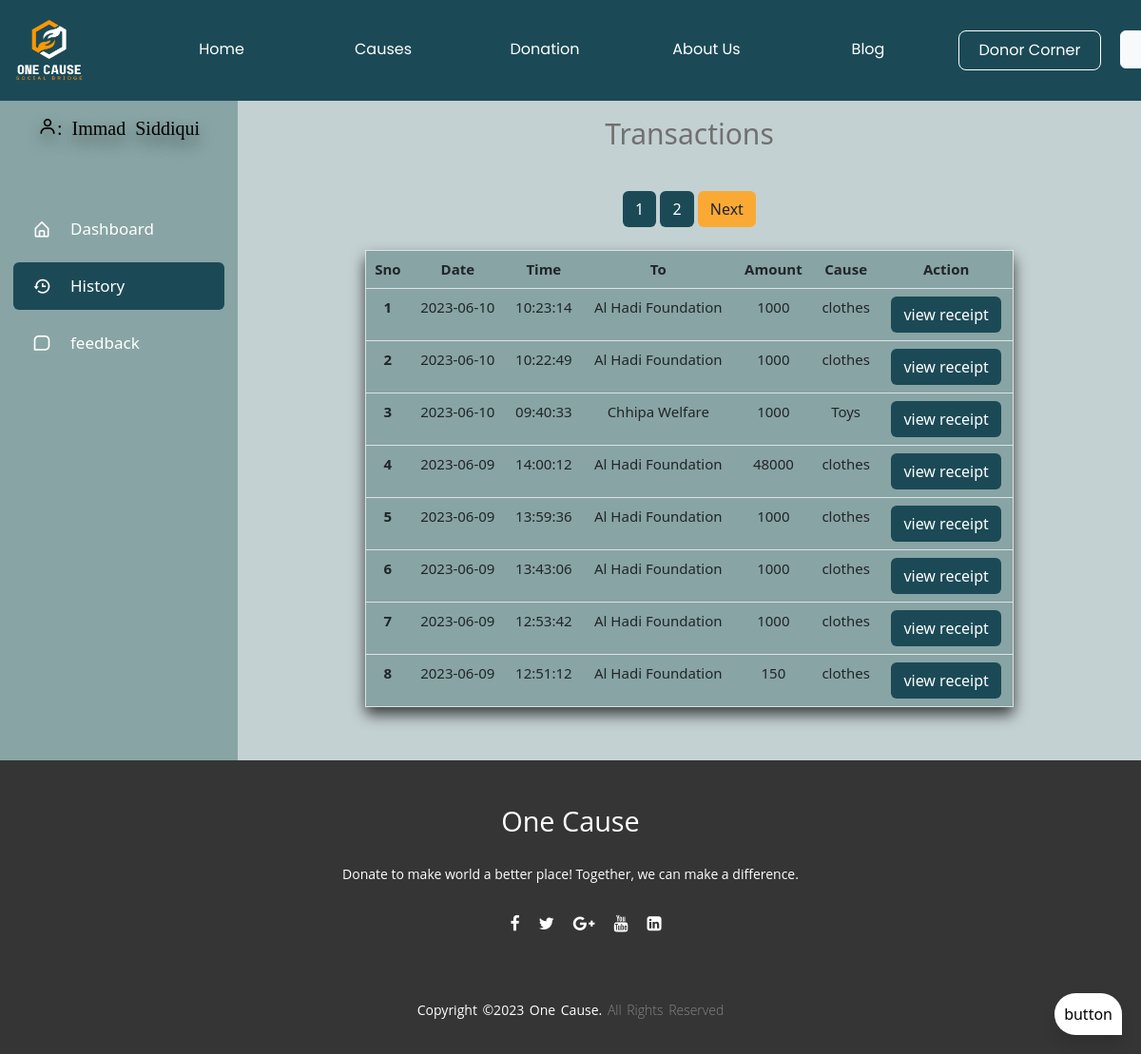
The page /history.php (signed in) on the database its author committed.
### tables this page shows
CREATE TABLE `usertable` (
  `id` int(11) NOT NULL,
  `name` varchar(255) NOT NULL,
  `email` varchar(255) NOT NULL,
  `password` varchar(255) NOT NULL,
  `code` mediumint(50) NOT NULL,
  `status` text NOT NULL
);

CREATE TABLE `transaction` (
  `t_id` int(11) NOT NULL,
  `t_date` timestamp NOT NULL DEFAULT current_timestamp(),
  `t_amount` int(255) NOT NULL,
  `id` int(11) NOT NULL,
  `d_id` int(11) NOT NULL
);

CREATE TABLE `ngotable` (
  `id` int(11) NOT NULL,
  `name` varchar(255) NOT NULL,
  `email` varchar(255) NOT NULL,
  `password` varchar(255) NOT NULL,
  `code` mediumint(50) NOT NULL,
  `status` text NOT NULL,
  `bio` text NOT NULL,
  `image` varchar(255) NOT NULL,
  `web` varchar(255) NOT NULL,
  `fb` varchar(255) NOT NULL,
  `ig` varchar(255) NOT NULL,
  `num` varchar(255) NOT NULL,
  `mail` varchar(255) NOT NULL
);

CREATE TABLE `donation` (
  `d_id` int(11) NOT NULL,
  `d_date` date NOT NULL DEFAULT current_timestamp(),
  `d_deadline` varchar(255) NOT NULL,
  `d_title` varchar(255) NOT NULL,
  `d_desc` text NOT NULL,
  `d_goal` int(255) NOT NULL,
  `d_raised` int(255) NOT NULL,
  `d_img` text NOT NULL,
  `d_status` varchar(255) NOT NULL,
  `id` int(255) NOT NULL
);

### history.php (the view, shortened to what this page needs)
<?php
include('header.php');
include('slidebar.php');
if(isset($_SESSION['is_Login'])){
    $email = $_SESSION['email'];}
?>
<section class="home">
<p class="historyp text p-2 text-center"> Transactions</p>
<div class="blog_con">
<?php
$num_per_page=8;
if(isset($_GET["page"]))
{
    $page=$_GET["page"];
}
else
{
    $page=1;
}
$start_from=($page-1)*8;
$sql ="SELECT * FROM transaction WHERE id=(SELECT id FROM usertable where email='".$email."')";
$pr_result = mysqli_query($con,$sql);
$total_record = mysqli_num_rows($pr_result );
$total_page = ceil($total_record/$num_per_page);
?>
<div class="pag text-center">
<?php
for($i=1;$i<$total_page;$i++)
{
    echo "<a href='history.php?page=".$i."' class='btn b_page' style='background-color:#1B4A56; color:white;'>$i</a> ";
}
if($i>$page)
{
    echo "<a href='history.php?page=".$total_page."' class='btn b_page' style='background-color:#1B4A56; color:white;' >$total_page</a> ";
    echo "<a href='history.php?page=".($page+1)."' class='btn' style='background-color:#faaa34;'>Next</a> ";
}
?>
 </div><br>
<?php
$sql = "SELECT t.*, DATE(t.t_date) AS transaction_date, TIME(t.t_date) AS transaction_time, u.name as dname, n.name, n.num, d.d_title
        FROM transaction t
        JOIN usertable u ON t.id = u.id
        JOIN donation d ON t.d_id = d.d_id
        JOIN ngotable n ON d.id = n.id
        WHERE t.id = (SELECT id FROM usertable WHERE email = '".$email."')
        ORDER BY t.t_date DESC limit $start_from,$num_per_page";
$sno = ($page - 1) * $num_per_page + 1;
$result = $conn->query($sql);
if ($result->num_rows > 0) {
?>
<table class="table">
   <thead>
       <tr>
           <th scope='col'> Sno</th>
           <th scope='col'> Date</th>
           <th scope='col'> Time</th>
           <th scope='col'> To</th>
           <th scope='col'> Amount</th>
           <th scope='col'> Cause</th>
           <th scope='col'> Action</th>
       </tr>
   </thead>
   <tbody>
       <?php
       while ($row = $result->fetch_assoc()) {
           echo '<tr>';
           echo '<th scope="row">' . $sno++ . '</th>';
           echo '<td>' . $row['transaction_date'] . '</td>';
           echo '<td>' . $row['transaction_time'] . '</td>';
           echo '<td>' . $row['name'] . '</td>';
           echo '<td>' . $row['t_amount'] . '</td>';
           echo '<td>' . $row['d_title'] . '</td>';
           echo '<td><form action="invoice.php" method="POST" class="d-inline" >
           <input type="hidden" name="id" value='.$row["t_id"].'>
           <input type="hidden" name="date" value='.$row['transaction_date'].'>
           <input type="hidden" name="time" value='.$row['transaction_time'].'>
           <input type="hidden" name="to" value="'.$row['name'].'">
           <input type="hidden" name="amount" value='.$row['t_amount'].'>
           <input type="hidden" name="cause" value='. $row['d_title'] .'>
           <input type="hidden" name="number" value='. $row['num'] .'>
           <button
               type="submit"
               class="btn mr-3"
               name="view"
               value="view"
               style="background-color:#1B4A56; color:white;"
               >view receipt
               </button>
           </form></td>';
           echo '</tr>';
       }
       ?>
   </tbody>
</table>
<?php
} else {
    echo '<div class="text-center" style="margin-top:50px; font-size: 20px"><b>0 results</b></div>';
}
    ?>
</div>
</section>
<?php
include('bot.php');
include('footer.php');
?>

### slidebar.php (shortened to what this page needs)
<?php
$activePage = basename($_SERVER['PHP_SELF'], ".php");
if(isset($_SESSION['is_Login'])){
        $sql = "SELECT * FROM usertable WHERE email='" . $_SESSION['email'] . "'";
        $run_Sql = mysqli_query($con, $sql);
        if($run_Sql){
            $fetch_info = mysqli_fetch_assoc($run_Sql);
            $name= $fetch_info['name'];
    }
    }
    else{
        header('Location: login-user.php');
    }
?>
<div class="s_con">
<div class="sidebar">
    <div class="name" style="margin-top:10px">
    <p style="color:black; text-align:center; font-size:20px; text-shadow: 0px 8px 15px rgba(0, 0, 0, 0.5);"><i class="bx bx-user" style="color:black; text-align:center; font-size:20px; text-shadow: 0px 8px 15px rgba(0, 0, 0, 0.5);">: <?php echo $name;?></i><p>
    </div>
        <div class="menu-bar">
            <div class="menu">
                <ul class="menu-links">
                    <li class="nav-link <?= ($activePage == 'dashboard') ? 'active':''; ?>">
                        <a href="dashboard.php">
                            <i class='bx bx-home-alt icon' ></i>
                            <span class="text nav-text ">Dashboard</span>
                        </a>
                    </li>
                    <li class="nav-link <?= ($activePage == 'history') ? 'active':''; ?>">
                        <a href="history.php">
                        <i class="bx bx-history icon"></i>
                            <span class="text nav-text">History</span>
                        </a>
                    </li>
                    <li class="nav-link <?= ($activePage == 'feedback') ? 'active':''; ?>">
                        <a href="feedback.php">
                        <i class="bx bx-message-square icon"></i>
                            <span class="text nav-text">feedback</span>
                        </a>
                    </li>
                </ul>
            </div>
        </div>
</div>
</div>

### css/chat2.css (style rules this page uses)
* { box-sizing: border-box; margin: 0; padding: 0; }
* { --primaryGradient: linear-gradient(93.12deg, #1B4A56 0.52%, #C4D1D3 100%); --secondaryGradient: linear-gradient(268.91deg, #1B4A56 -2.14%, #C4D1D3 99.69%); --primaryBoxShadow: 0px 10px 15px #1B4A56(0, 0, 0, 0.1); --secondaryBoxShadow: 0px -10px 15px #1B4A56(0, 0, 0, 0.1); --light: 300; --regular: 400; --semiBold: 600; --extraLight: 300; --italic: 300; --primary: #1B4A56; }
body { font-family: 'Nunito', sans-serif; font-weight: 400; font-size: 100%; background: #F1F1F1; }

### css/styles22.css (style rules this page uses)
html { scroll-behavior: smooth; }
* { margin: 0; padding: 0; box-sizing: border-box; }
body { width: 100%; }
.sidebar { background-color: #88A4A4; margin-top: 100px; top: 0; left: 0; height: 700px; width: 250px; padding: 10px 14px; transition: all 0.3s ease; z-index: 100; margin-bottom: -70px; }
.sidebar li { height: 50px; list-style: none; display: flex; align-items: center; margin-top: 10px; }
.sidebar .image, .sidebar .icon { min-width: 60px; border-radius: 6px; }
.sidebar .icon { min-width: 60px; border-radius: 6px; height: 100%; display: flex; align-items: center; justify-content: center; font-size: 20px; }
.sidebar .text, .sidebar .icon { color: #ffffff; transition: all 0.3s ease; }
.sidebar .text { font-size: 17px; font-weight: 500; white-space: nowrap; opacity: 1; }
.sidebar .menu { margin-top: 40px; }
.sidebar li a { list-style: none; height: 100%; background-color: transparent; display: flex; align-items: center; height: 100%; width: 100%; border-radius: 6px; text-decoration: none; transition: all 0.3s ease; }
.sidebar .menu-bar { height: calc(100% - 55px); display: flex; flex-direction: column; justify-content: space-between; overflow-y: scroll; }
.menu-links { padding-left: 0; }
.home { position: absolute; top: 0; top: 0; left: 250px; height: 800px; width: calc(100% - 250px); background-color: #C4D1D3; transition: all 0.3s ease; padding: 20px; }
.home .text { font-size: 30px; font-weight: 500; color: #707070; padding: 12px 60px; }
.menu-links .active { background-color:#1B4A56; border-radius: 6px; }
:root { --panel-color: #FFF; --text-color: #000; --black-light-color: #707070; --border-color: #e6e5e5; --toggle-color: #DDD; --box1-color: #faaa34; --box2-color: #faaa34; --box3-color: #faaa34; --title-icon-color: #fff; --tran-05: all 0.5s ease; --tran-03: all 0.3s ease; --tran-03: all 0.2s ease; }
.org_con, .user_con, .blog_con { width: 75%; margin: auto; margin-top: 30px; }
.table { border-radius: 5px; border: 1px solid white; width: 80%; margin: auto; background-color: #88A4A4; text-align:center; font-size: 15px; box-shadow: 0px 8px 15px rgba(0, 0, 0, 0.7); }
.active { background-color:var(--body-color); border-radius: 6px; }
.home .historyp { margin-top: 90px; }

### css/swipe4.css (style rules this page uses)
.name { font-size: 18px; font-weight: 500; color: #333; }

### rows shown on the page
usertable: name "Immad Siddiqui"
transaction: transaction_date "2023-06-10", transaction_time "10:23:14", ngotable.name "Al Hadi Foundation", t_amount "1000", d.d_title "clothes"
transaction: transaction_date "2023-06-10", transaction_time "10:22:49", ngotable.name "Al Hadi Foundation", t_amount "1000", d.d_title "clothes"
transaction: transaction_date "2023-06-10", transaction_time "09:40:33", ngotable.name "Chhipa Welfare", t_amount "1000", d.d_title "Toys"
transaction: transaction_date "2023-06-09", transaction_time "14:00:12", ngotable.name "Al Hadi Foundation", t_amount "48000", d.d_title "clothes"
transaction: transaction_date "2023-06-09", transaction_time "13:59:36", ngotable.name "Al Hadi Foundation", t_amount "1000", d.d_title "clothes"
transaction: transaction_date "2023-06-09", transaction_time "13:43:06", ngotable.name "Al Hadi Foundation", t_amount "1000", d.d_title "clothes"
transaction: transaction_date "2023-06-09", transaction_time "12:53:42", ngotable.name "Al Hadi Foundation", t_amount "1000", d.d_title "clothes"
transaction: transaction_date "2023-06-09", transaction_time "12:51:12", ngotable.name "Al Hadi Foundation", t_amount "150", d.d_title "clothes"

### other values the page prints
$total_page "2"
